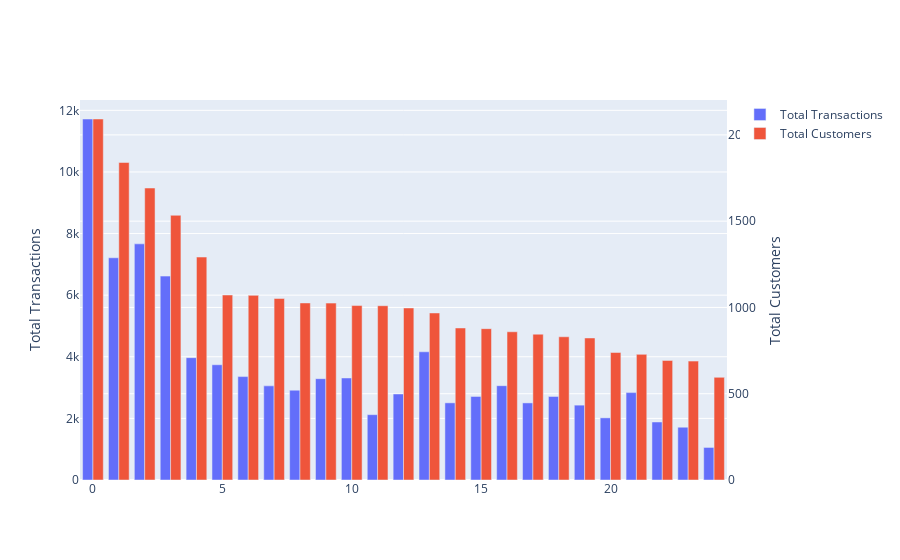

The code cell stored with this chart in its notebook:
### Code cell
plot_df = transactions_totals_per_SKUID
plot_df = plot_df[plot_df["product_rank_bytotalprobrate"] < 25]

fig = go.Figure(
    data=[
        go.Bar(
            name='Total Transactions',
            x=plot_df["product_rank_bytotalprobrate"],
            y=plot_df["SKUID_total_transactions"],
            yaxis='y',
            offsetgroup=1
        ),
        go.Bar(
            name='Total Customers',
            x=plot_df["product_rank_bytotalprobrate"],
            y=plot_df["SKUID_total_customers"],
            yaxis='y2',
            offsetgroup=3
        )
    ],
    layout={
        'yaxis': dict(
            title='Total Transactions'
        ),
        'yaxis2': dict(
            title="Total Customers",
            anchor="x",
            overlaying="y",
            side="right"
        )
    }
)

fig.update_layout(barmode='group')
fig.show()

### Figure 1 — Plotly figure (JSON) as saved in the notebook; plotly's stock layout.template omitted (floating-point values rounded to 4 significant figures)
{"data": [{"name": "Total Transactions", "offsetgroup": "1", "type": "bar", "x": [0, 1, 2, 3, 4, 5, 6, 7, 8, 9, 10, 11, 12, 13, 14, 15, 16, 17, 18, 19, 20, 21, 22, 23, 24], "y": [11719, 7214, 7666, 6619, 3971, 3741, 3357, 3056, 2915, 3289, 3312, 2121, 2792, 4162, 2505, 2712, 3062, 2503, 2712, 2430, 2018, 2837, 1883, 1713, 1057], "yaxis": "y"}, {"name": "Total Customers", "offsetgroup": "3", "type": "bar", "x": [0, 1, 2, 3, 4, 5, 6, 7, 8, 9, 10, 11, 12, 13, 14, 15, 16, 17, 18, 19, 20, 21, 22, 23, 24], "y": [2092, 1840, 1692, 1534, 1292, 1072, 1070, 1052, 1026, 1025, 1011, 1010, 997, 968, 881, 877, 859, 845, 830, 823, 739, 728, 693, 689, 595], "yaxis": "y2"}], "layout": {"barmode": "group", "yaxis": {"title": {"text": "Total Transactions"}}, "yaxis2": {"anchor": "x", "overlaying": "y", "side": "right", "title": {"text": "Total Customers"}}}}
